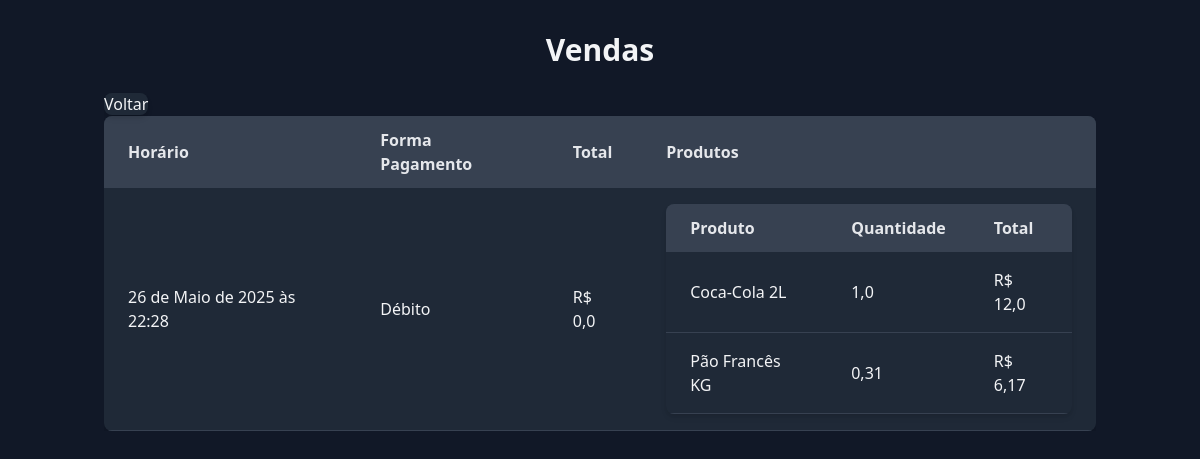
/vendas/, run on an earlier commit of the app's database.
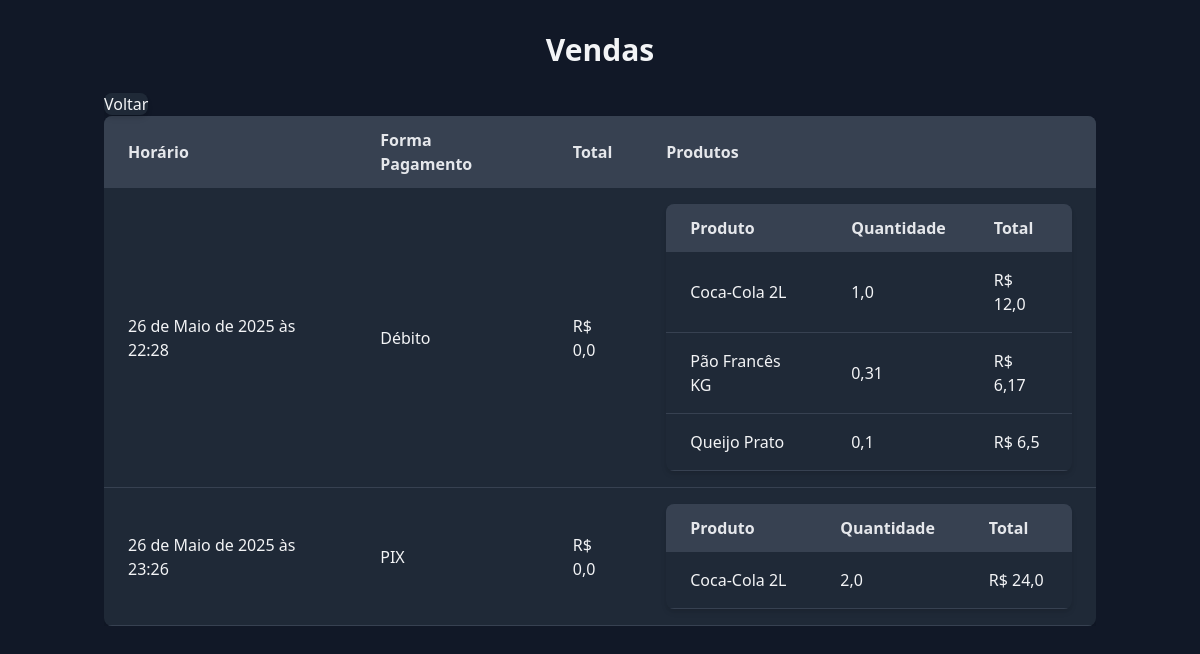
And on a later commit of the database.
### app/models.py (models this page shows, shortened)
class Venda(models.Model):
    total = models.FloatField()
    formaDePagamento = models.ForeignKey(FormaDePagamento, on_delete=models.CASCADE)
    horario = models.DateTimeField(auto_created=True, auto_now=True)

class FormaDePagamento(models.Model):
    nome = models.CharField(max_length=30)
    taxa = models.FloatField()
    def __str__(self):
        return self.nome

class ProdutoVendido(models.Model):
    produto = models.ForeignKey(Produto, on_delete=models.CASCADE)
    quantidade = models.FloatField()
    total = models.FloatField()
    venda = models.ForeignKey(Venda, related_name="produtos_vendidos", on_delete=models.CASCADE)

class Produto(models.Model):
    descricao = models.CharField(max_length=100)
    valor = models.FloatField()
    custo = models.FloatField()
    categoria = models.ForeignKey(Categoria, on_delete=models.CASCADE)

### app/views.py (the view)
# urls.py: path('vendas/', vendas_view),
def vendas_view(request):
    vendas = Venda.objects.prefetch_related('produtos_vendidos__produto')
    return render(request, 'vendas.html', {'vendas': vendas})

### app/templates/vendas.html (shortened to what this page needs)
{% extends "base.html" %}
{% block header %}
Vendas
{% endblock %}
{% block conteudo %}
<table class="min-w-full bg-gray-800 shadow-md rounded-lg overflow-hidden">
    <thead class="bg-gray-700 text-gray-200 text-left">
        <tr>
            <th class="py-3 px-6">Horário</th>
            <th class="py-3 px-6">Forma Pagamento</th>
            <th class="py-3 px-6">Total</th>
            <th class="py-3 px-6">Produtos</th>
        </tr>
    </thead>
    <tbody>
        {% for venda in vendas %}
        <tr class="border-b border-gray-700 hover:bg-gray-700">
            <td class="py-4 px-6">{{ venda.horario }}</td>
            <td class="py-4 px-6">{{ venda.formaDePagamento }}</td>
            <td class="py-4 px-6">R$ {{ venda.total }}</td>
            <td class="py-4 px-6">
                <table class="min-w-full bg-gray-800 shadow-md rounded-lg overflow-hidden">
                    <thead class="bg-gray-700 text-gray-200 text-left">
                        <tr>
                            <th class="py-3 px-6">Produto</th>
                            <th class="py-3 px-6">Quantidade</th>
                            <th class="py-3 px-6">Total</th>
                        </tr>
                    </thead>
                    <tbody>
                        {% for pv in venda.produtos_vendidos.all %}
                        <tr class="border-b border-gray-700 hover:bg-gray-700">
                            <td class="py-4 px-6">{{ pv.produto.descricao }}</td>
                            <td class="py-4 px-6">{{ pv.quantidade }}</td>
                            <td class="py-4 px-6">R$ {{ pv.total }}</td>
                        </tr>
                        {% empty %}
                        <tr>
                            <td colspan="4" class="py-4 px-6 text-center text-gray-400">Nenhum produto vendido.</td>
                        </tr>
                        {% endfor %}
                    </tbody>
                </table>
            </td>
        </tr>
        {% empty %}
        <tr>
            <td colspan="4" class="py-4 px-6 text-center text-gray-400">Nenhuma venda cadastrada.</td>
        </tr>
        {% endfor %}
    </tbody>
</table>
{% endblock %}

### app/templates/base.html (shortened to what this page needs)
{% load static %}
<!DOCTYPE html>
<html lang="pt-br" class="dark">
<head>
    <link href="https://cdn.jsdelivr.net/npm/tailwindcss@2.2.19/dist/tailwind.min.css" rel="stylesheet">
</head>
<body class="bg-gray-900 text-gray-100">
    <div class="container mx-auto px-4 py-8">
        <h1 class="text-3xl font-bold mb-6 text-center">{% block header %}PDV Django{% endblock %}</h1>
        <div class="overflow-x-auto">
            <a href="/" class="button min-w-full bg-gray-800 shadow-md rounded-lg overflow-hidden">Voltar</a>
            {% block conteudo %}
            {% endblock %}
        </div>
    </div>
</body>
</html>

What changed in the data, as far as the page shows it:
added ProdutoVendido: produto.descricao "Queijo Prato", quantidade "0,1", total "6,5", shown under Venda "26 de Maio de 2025 às 22:28"
added Venda: horario "26 de Maio de 2025 às 23:26", formaDePagamento "PIX", total "0,0"
added ProdutoVendido: produto.descricao "Coca-Cola 2L", quantidade "2,0", total "24,0", shown under "26 de Maio de 2025 às 23:26"
